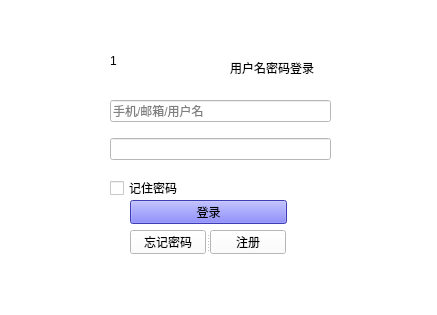
<?xml version="1.0" encoding="UTF-8"?>
<ui version="4.0">
 <class>LoginSqlite</class>
 <widget class="QMainWindow" name="LoginSqlite">
  <property name="geometry">
   <rect>
    <x>0</x>
    <y>0</y>
    <width>437</width>
    <height>315</height>
   </rect>
  </property>
  <property name="windowTitle">
   <string>LoginSqlite</string>
  </property>
  <property name="styleSheet">
   <string notr="true">background-color:white</string>
  </property>
  <widget class="QWidget" name="centralwidget">
   <widget class="QLabel" name="label_2">
    <property name="geometry">
     <rect>
      <x>230</x>
      <y>60</y>
      <width>91</width>
      <height>16</height>
     </rect>
    </property>
    <property name="text">
     <string>用户名密码登录</string>
    </property>
   </widget>
   <widget class="QCheckBox" name="checkBox">
    <property name="geometry">
     <rect>
      <x>110</x>
      <y>180</y>
      <width>71</width>
      <height>16</height>
     </rect>
    </property>
    <property name="text">
     <string>记住密码</string>
    </property>
   </widget>
   <widget class="QLabel" name="label_4">
    <property name="geometry">
     <rect>
      <x>110</x>
      <y>50</y>
      <width>71</width>
      <height>21</height>
     </rect>
    </property>
    <property name="styleSheet">
     <string notr="true">border-image: url(:/img/baidu.png);</string>
    </property>
    <property name="text">
     <string>1</string>
    </property>
   </widget>
   <widget class="QWidget" name="">
    <property name="geometry">
     <rect>
      <x>110</x>
      <y>90</y>
      <width>221</width>
      <height>81</height>
     </rect>
    </property>
    <layout class="QVBoxLayout" name="verticalLayout">
     <item>
      <widget class="QLineEdit" name="userEdit">
       <property name="inputMethodHints">
        <set>Qt::ImhNone</set>
       </property>
       <property name="inputMask">
        <string notr="true"/>
       </property>
       <property name="text">
        <string/>
       </property>
       <property name="frame">
        <bool>true</bool>
       </property>
       <property name="echoMode">
        <enum>QLineEdit::Normal</enum>
       </property>
       <property name="placeholderText">
        <string>手机/邮箱/用户名</string>
       </property>
      </widget>
     </item>
     <item>
      <widget class="QLineEdit" name="passwordEdit">
       <property name="echoMode">
        <enum>QLineEdit::Password</enum>
       </property>
      </widget>
     </item>
    </layout>
   </widget>
   <widget class="QWidget" name="">
    <property name="geometry">
     <rect>
      <x>130</x>
      <y>200</y>
      <width>157</width>
      <height>54</height>
     </rect>
    </property>
    <layout class="QVBoxLayout" name="verticalLayout_2">
     <item>
      <widget class="QPushButton" name="checkBt">
       <property name="styleSheet">
        <string notr="true">background-color: rgb(85, 85, 255);</string>
       </property>
       <property name="text">
        <string>登录</string>
       </property>
      </widget>
     </item>
     <item>
      <widget class="QSplitter" name="splitter">
       <property name="orientation">
        <enum>Qt::Horizontal</enum>
       </property>
       <widget class="QPushButton" name="pushButton_2">
        <property name="text">
         <string>忘记密码</string>
        </property>
       </widget>
       <widget class="QPushButton" name="regBt">
        <property name="text">
         <string>注册</string>
        </property>
       </widget>
      </widget>
     </item>
    </layout>
   </widget>
  </widget>
  <widget class="QMenuBar" name="menubar">
   <property name="geometry">
    <rect>
     <x>0</x>
     <y>0</y>
     <width>437</width>
     <height>23</height>
    </rect>
   </property>
  </widget>
  <widget class="QStatusBar" name="statusbar"/>
 </widget>
 <resources/>
 <connections/>
</ui>
